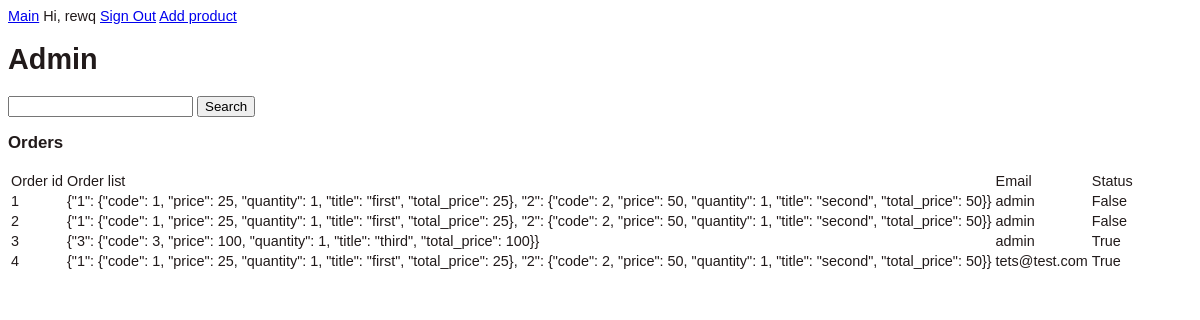
The page /admin (signed in) on the database its author committed.
### main.py (models this page shows, shortened)
class User(db.Model, UserMixin):
    id = db.Column(db.Integer, primary_key=True)
    login = db.Column(db.String(26), nullable=False, unique=True)
    password = db.Column(db.Text(), nullable=False)
    email = db.Column(db.String(128), nullable=False, unique=True)
    firstName = db.Column(db.String(26), nullable=True)
    lastName = db.Column(db.String(26), nullable=True)
    orders = db.relationship('Order', backref='user', lazy='dynamic')

class Order(db.Model):
    id = db.Column(db.Integer, primary_key=True)
    order_list = db.Column(db.Text(), nullable=False)
    user_id = db.Column(db.Integer, db.ForeignKey('user.id'))
    all_total_quantity = db.Column(db.Integer)
    all_total_price = db.Column(db.Integer)
    status = db.Column(db.Boolean, default=False)

### main.py (the view)
@app.route('/admin', methods=['POST', 'GET'])
@login_required
def admin():
    logged_in, first_name, kia = get_login_details()
    form = SearchForm()
    orders = Order.query.all()
    if request.method == 'POST':
        user = User.query.filter(User.email == form.search.data).first()
        orders = Order.query.filter(Order.user_id == user.id).all()
    user_email = {_ord.id: User.query.filter_by(id=_ord.user_id).first().email
                  for _ord in orders}
    return render_template('admin.html', form=form, orders=orders, logged_in=logged_in,
                           first_name=first_name, kia=kia, user_email=user_email)

### main.py
class SearchForm(FlaskForm):
    search = StringField('search', [DataRequired()])
    submit = SubmitField('Search')

### main.py (called while the page is built)
@login_manager.user_loader
def load_user(user_id):
    return User.query.get(int(user_id))

def get_cart_key():
    return 'cart_items'

def get_login_details():
    logged_in = False
    first_name = ''
    kia = get_cart_key()
    if session.get('_user_id'):
        user = User.query.filter_by(id=int(session.get('_user_id'))).first()
        if user:
            logged_in = True
            first_name = user.firstName
    return logged_in, first_name, kia

### templates/admin.html (shortened to what this page needs)
{% extends 'base.html' %}
{% block body %}
    <h1>
      Admin
    </h1>
    <form method="post" action="">
        {{ form.search}}
        {{ form.submit }}
    </form>
    <h3>Orders</h3>
    <div>
        <table>
            <tbody>
                <tr>
                    <td>Order id</td>
                    <td>Order list</td>
                    <td>Email</td>
                    <td>Status</td>
                </tr>
            {% for order in orders %}
                <tr>
                    <td>{{ order.id }}</td>
                    <td>{{ order.order_list }}</td>
                    <td>{{ user_email.get(order.id) }}</td>
                    <td>{{ order.status }}</td>
                </tr>
            {% endfor %}
            </tbody>
        </table>
    </div>
{% endblock %}

### templates/base.html (shortened to what this page needs)
<!DOCTYPE html>
<html lang="ru">
<head>
    <link href="{{ url_for('static', filename='css/style.css') }}" rel="stylesheet" type="text/css" />
</head>
<body>
    <div>
        <nav>
            <a href='/'>Main</a>
            {% if not logged_in %}
                <a class="link" href="/login">Sign In</a>
            {% else %}
                <a>Hi, {{ first_name }}</a>
                <a href="/logout">Sign Out</a>
            {% endif %}
            <a href="/add">Add product</a>
        </nav>
    </div>
    {% block body %}{% endblock %}
</body>
</html>

### static/css/style.css (style rules this page uses)
body { font-family: Arial; color: #211a1a; font-size: 0.9em; }

### rows shown on the page
User: firstName "rewq"
Order: id "1", order_list "{\"1\": {\"code\": 1, \"price\": 25, \"quantity\": 1, \"title\": \"first\", \"total_price\": 25}, \"2\": {\"code\": 2, \"price\": 50, \"quantity\": 1, \"title\": \"second\", \"total_price\": 50}}", status "False"
User: get "admin"
Order: id "2", order_list "{\"1\": {\"code\": 1, \"price\": 25, \"quantity\": 1, \"title\": \"first\", \"total_price\": 25}, \"2\": {\"code\": 2, \"price\": 50, \"quantity\": 1, \"title\": \"second\", \"total_price\": 50}}", status "False"
Order: id "3", order_list "{\"3\": {\"code\": 3, \"price\": 100, \"quantity\": 1, \"title\": \"third\", \"total_price\": 100}}", status "True"
Order: id "4", order_list "{\"1\": {\"code\": 1, \"price\": 25, \"quantity\": 1, \"title\": \"first\", \"total_price\": 25}, \"2\": {\"code\": 2, \"price\": 50, \"quantity\": 1, \"title\": \"second\", \"total_price\": 50}}", status "True"
User: get "tets@test.com"
